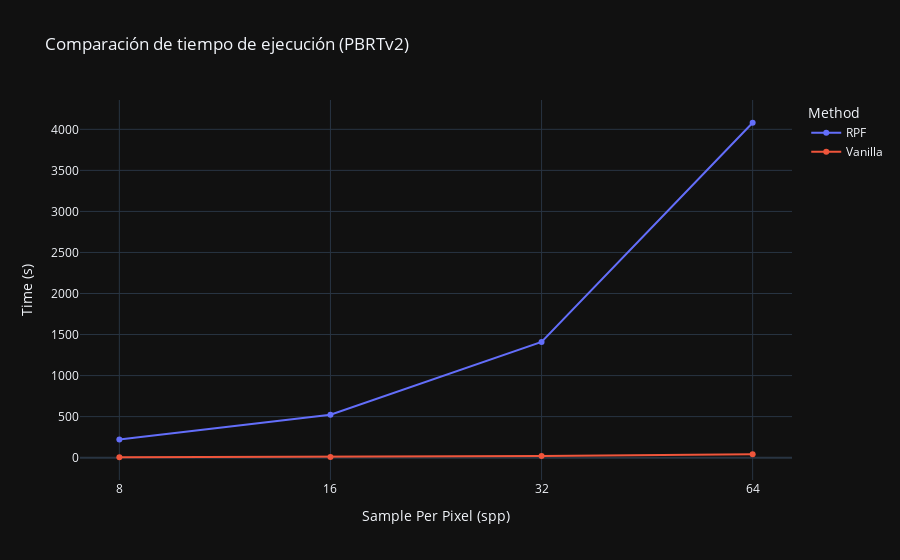

Notebook code cell kept with this figure:
### Code cell
# Default plot
#import matplotlib.pyplot as plt
#df.plot()



# Advanced plot
import plotly.express as px
df_input = df
df_melted = df_input.melt(id_vars="metodo", var_name="n", value_name="time")
fig = px.line(
    df_melted,
    x="n",
    y="time",
    color="metodo",
    markers=True,
    labels={"size": "Size", "value": "Value", "metodo": "Method", "time": "Time (s)", "n": "Sample Per Pixel (spp)"},
    title="Comparación de tiempo de ejecución (PBRTv2)"
)

fig.update_layout(
  template="plotly_dark",
)

# Save image to ./imgs/analisis/execution_time.png
fig.write_image("./imgs/analisis/execution_time.png")

fig.show()

### Figure 1 — Plotly figure (JSON) as saved in the notebook; plotly's stock layout.template omitted (floating-point values rounded to 4 significant figures)
{"data": [{"hovertemplate": "Method=RPF<br>Sample Per Pixel (spp)=%{x}<br>Time (s)=%{y}<extra></extra>", "legendgroup": "RPF", "line": {"color": "#636efa", "dash": "solid"}, "marker": {"symbol": "circle"}, "mode": "lines+markers", "name": "RPF", "orientation": "v", "showlegend": true, "type": "scatter", "x": ["8", "16", "32", "64"], "xaxis": "x", "y": [221.7, 522.3, 1410.0, 4080.0], "yaxis": "y"}, {"hovertemplate": "Method=Vanilla<br>Sample Per Pixel (spp)=%{x}<br>Time (s)=%{y}<extra></extra>", "legendgroup": "Vanilla", "line": {"color": "#EF553B", "dash": "solid"}, "marker": {"symbol": "circle"}, "mode": "lines+markers", "name": "Vanilla", "orientation": "v", "showlegend": true, "type": "scatter", "x": ["8", "16", "32", "64"], "xaxis": "x", "y": [5.054, 9.298, 19.01, 41.57], "yaxis": "y"}], "layout": {"legend": {"title": {"text": "Method"}, "tracegroupgap": 0}, "title": {"text": "Comparación de tiempo de ejecución (PBRTv2)"}, "xaxis": {"anchor": "y", "domain": [0, 1], "title": {"text": "Sample Per Pixel (spp)"}}, "yaxis": {"anchor": "x", "domain": [0, 1], "title": {"text": "Time (s)"}}}}
